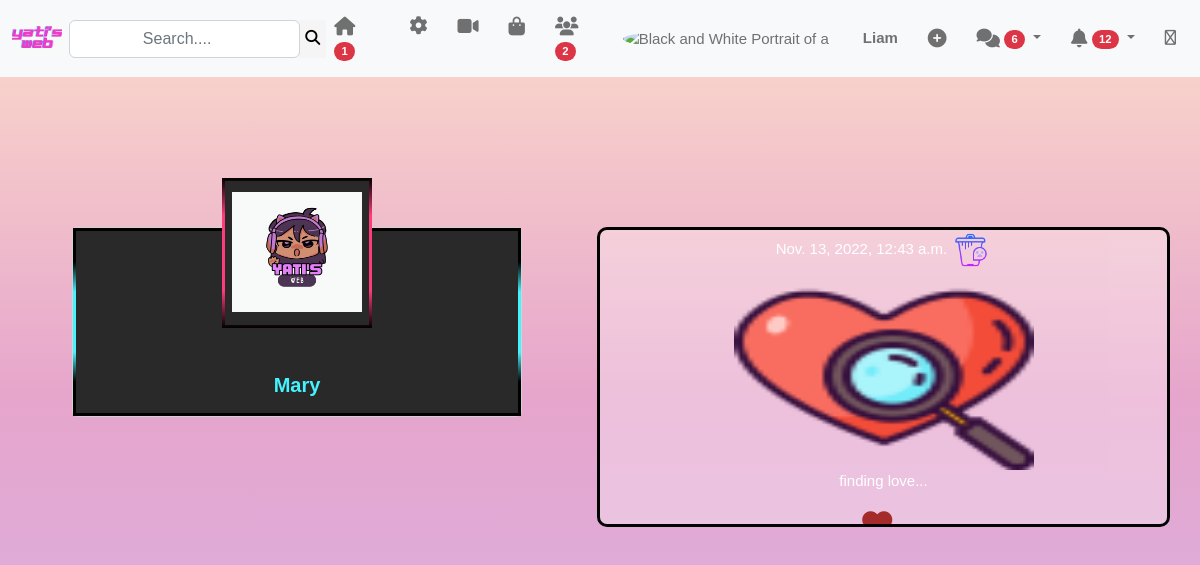
/dashboard/Mary (signed in), run on the app's committed database.
### main/models.py (models this page shows, shortened)
class Profile(models.Model):
    user = models.ForeignKey(User,on_delete = models.CASCADE)
    id = models.UUIDField(primary_key = True,default= uuid.uuid4)
    bio = models.TextField(blank=True)
    image = models.ImageField(upload_to = 'profiles',default='Logo.jpg')
    location = models.CharField(max_length = 100,blank = True)

class Post(models.Model):
    id = models.UUIDField(primary_key = True,default= uuid.uuid4)
    user = models.CharField(max_length=100)
    image = models.ImageField(upload_to='post_images',default = 'll', null=True)
    caption = models.TextField()
    created_at = models.DateTimeField(default = datetime.now)
    no_of_likes = models.IntegerField(default=0)

### main/views.py (the view)
# urls.py: path('dashboard/<str:pk>',views.dashboard,name = 'dashboard'),
@login_required(login_url="/login")
def dashboard(request,pk):
    user_object = User.objects.get(username = pk)
    user_profile = Profile.objects.get(user = user_object)
    user_posts = Post.objects.filter(user = pk)
    user_post_length = len(user_posts)
    follower = request.user.username
    user = pk
    if Followers.objects.filter(follower=follower,user=user).first():
        button_text = 'Unfollow'
    else:
        button_text = 'Follow'
    follower = Followers.objects.filter(user=pk)
    follower_length = len(follower)
    following = Followers.objects.filter(follower = pk)
    following_length = len(following)
    context = {
        "user_object":user_object,
        "user_profile":user_profile,
        "user_posts":user_posts,
        "user_post_length":user_post_length,
        "follower_length":follower_length,
        "following_length":following_length,
        "button_text" : button_text,
    }
    return render(request,'dashboard.html',context)

### main/templates/dashboard.html (shortened to what this page needs)
{% extends 'page.html' %}
{% load static %}
{% block content %}
<div class="container text-center">
<form action="/follow" method="POST">
  <div class="row">
    <div class="col">
      <div class="card" style="margin-left:30px ;">
            <div class="imgBx">
            <img src="{{user_profile.image.url}}" width="100" >
            </div>
        <div class="content">
           <div class="details">
            <h2>{{user_object.username}}</h2>
            </form>
           </div>
<div class="col" style="overflow:scroll;height: 300px;margin-top: 150px;background: rgba(255,255,255,0.3);border-radius: 10px; border: solid black;">
{% for user_post in user_posts %}
      {% if user_post.image %}
           {{user_post.created_at}}
          <a href="/delete/{{user_post.id}}"><img src="{% static 'delete.png' %}" style="width:40px;height:40px;border-radius: 0%;"></a>
          <br>
                <img src ="{{ user_post.image.url }}" alt="{{user_post.image}}" width="300" height="200">
                <p>{{user_post.caption}}</p>
                {%if user_post.no_of_likes == 0 %}
                <p><i class="fa-regular fa-heart heart" style="font-size:30px;color: brown;"></i>{{user_post.no_of_likes}}</p>
                {% elif user_post.no_of_likes == 1 %}
                <p><i class="fa-solid fa-heart" style="font-size:30px;color: brown;"></i>
                {{user_post.no_of_likes}}</p>
                {% else %}
                <p><i class="fa-solid fa-heart" style="font-size:30px;color: brown;"></i>
                {{user_post.no_of_likes}}</p>
                {% endif %}
              {% endif %}
{% endfor %}
    </div>
{% endblock %}

### main/templates/page.html (shortened to what this page needs)
{% load static %}
<!DOCTYPE html>
<html lang="en">
<head>
    <link href="https://cdn.jsdelivr.net/npm/bootstrap@5.2.2/dist/css/bootstrap.min.css" rel="stylesheet">
    <link rel="stylesheet" href="{% static 'page.css' %}">
</head>
<body>
<nav class="navbar navbar-expand-lg navbar-light bg-light">
    <div class="container-fluid justify-content-between">
      <div class="d-flex">
        <a class="navbar-brand me-2 mb-1 d-flex align-items-center" href="#">
          <img
            src="{% static 'text.jpg' %}"
            alt="MDB Logo"
            loading="lazy"
            style="margin-top: 2px;width: 50px;height: 40px;"
          />
        </a>
        <form class="input-group w-auto my-auto d-none d-sm-flex" action="{% url 'search' %}" method="POST">
          <input
            autocomplete="off"
            type="search"
            class="form-control rounded"
            placeholder="Search...."
            style="min-width: 125px;"
            name="searched_user"
          />
        <button style="margin-top: 0;background-color: whitesmoke;border: 5px whitesmoke;" type="submit">
          <i class="fas fa-search"></i>
        </button>
        </form>
      </div>
      <ul class="navbar-nav flex-row d-none d-md-flex">
        <li class="nav-item me-3 me-lg-1 active">
          <a class="nav-link" href="{% url 'page' %}">
            <span></span>
            <span class="badge rounded-pill badge-notification bg-danger">1</span>
          </a>
        </li>
        <li class="nav-item me-3 me-lg-1">
          <a class="nav-link" href="{% url 'change-password' %}">
            <span><i class="fa-solid fa-gear" style="font-size: 18px;"></i></i></i></span>
          </a>
        </li>
        <li class="nav-item me-3 me-lg-1">
          <a class="nav-link" href="{% url 'music' %}">
            <span></span>
          </a>
        </li>
        <li class="nav-item me-3 me-lg-1">
          <a class="nav-link" href="{% url 'profile' %}">
            <span></span>
          </a>
        </li>
        <li class="nav-item me-3 me-lg-1">
          <a class="nav-link" href="{% url 'users' user.username %}">
            <span></span>
            <span class="badge rounded-pill badge-notification bg-danger">2</span>
          </a>
        </li>
      </ul>
      <ul class="navbar-nav flex-row">
        <li class="nav-item me-3 me-lg-1">
          <a class="nav-link d-sm-flex align-items-sm-center" href="{% url 'dashboard' user.username %}">
            <img
              src="https://bit.ly/3CQgOlu"
              class="rounded-circle"
              height="22"
              alt="Black and White Portrait of a Man"
              loading="lazy"
            />
            <strong class="d-none d-sm-block ms-1">{{user.username}}</strong>
          </a>
        </li>
        <li class="nav-item me-3 me-lg-1">
          <a class="nav-link" href="{% url 'addpost' %}">
            <span></span>
          </a>
        </li>
        <li class="nav-item dropdown me-3 me-lg-1">
          <a
            class="nav-link dropdown-toggle hidden-arrow"
            href="#"
            id="navbarDropdownMenuLink"
            role="button"
            data-mdb-toggle="dropdown"
            aria-expanded="false"
          >
            <span class="badge rounded-pill badge-notification bg-danger">6</span>
          </a>
        </li>
        <li class="nav-item dropdown me-3 me-lg-1">
          <a
            class="nav-link dropdown-toggle hidden-arrow"
            href="#"
            id="navbarDropdownMenuLink"
            role="button"
            data-mdb-toggle="dropdown"
            aria-expanded="false"
          >
            <span class="badge rounded-pill badge-notification bg-danger">12</span>
          </a>
        </li>
        <li class="nav-item me-3 me-lg-1">
          <a class="nav-link" href="{% url 'logout' %}">
            <span><i class="fa-regular fa-right-from-bracket"></i></span>
          </a>
        </li>
      </ul>
    </div>
  </nav>
{%block content %}{% endblock %}
</body>
</html>

### main/static/page.css (style rules this page uses)
body { font-family: "Sofia", sans-serif; color: white; font-size: 15px; min-height: 100vh; background: linear-gradient(#fcdbca,#e6a5cc,#d5b3e8); }
.card { margin-top: 150px; margin-left: 20px; position: relative; width: 450px; height: 190px; background: #fff; transition: 0.5s; }
.card .imgBx { position: absolute; top: -50px; left: 50%; transform: translateX(-50%); width: 150px; height: 150px; background: #000; transition: 0.5s; z-index: 10; overflow: hidden; }
.card .imgBx::before { content: ''; position: absolute; top: 50%; left: 50%; width: 500px; height: 150px; transform: translate(-50%,-50%); background: linear-gradient(transparent,#ff3c7b,#ff3c7b,#ff3c7b,transparent); animation: animate2 6s linear infinite; }
.card .imgBx::after { content: ''; position: absolute; background: #292929; inset:3px ; background:#292929 ; }
.card .imgBx img { position: absolute; top: 14px; left: 10px; z-index: 1; width: calc(100% - 20px); height: calc(100% - 30px); }
.card .content { position: absolute; width: 100%; height: 100%; display: flex; justify-content: center; text-align: center; overflow: hidden; margin-top: 0px; margin-bottom: 30px; }
.card .content .details { padding-top: 0px; text-align: center; width: 100%; transition: 0.5s; transform: translateY(145px); }
.card .content .details h2 { font-size: 20px; font-weight: 600; color: #45f3ff; line-height: 1.2em; }
ul { gap: 10px; }
.form-control { width: 800px; margin-left: 100px; justify-content: center; text-align: center; }

### data on the page
Profile: image (picture)
Post: created_at "Nov. 13, 2022, 12:43 a.m.", image (picture), caption "finding love..."

### other printed values
{{ user.username }} "Liam"
{{ user_object.username }} "Mary"
